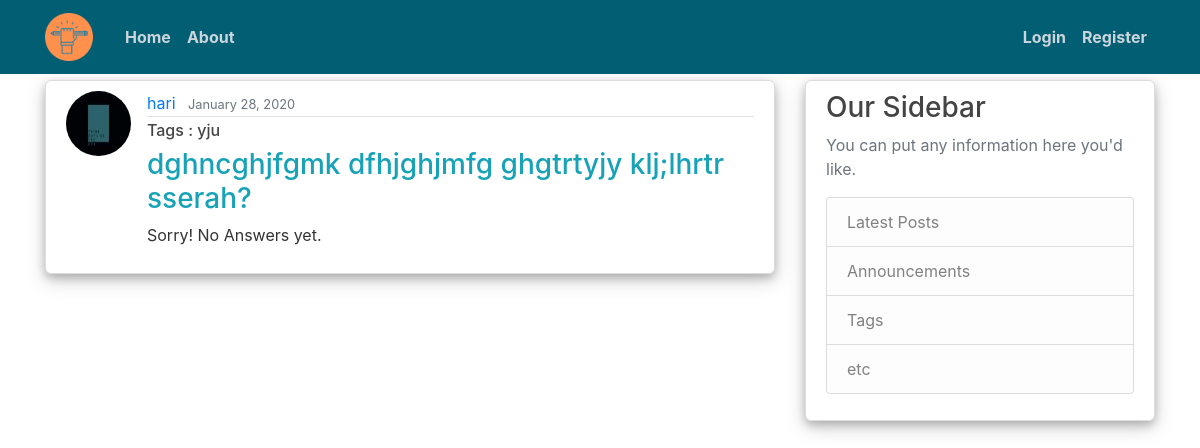
/post/6, run on an earlier commit of the app's database.
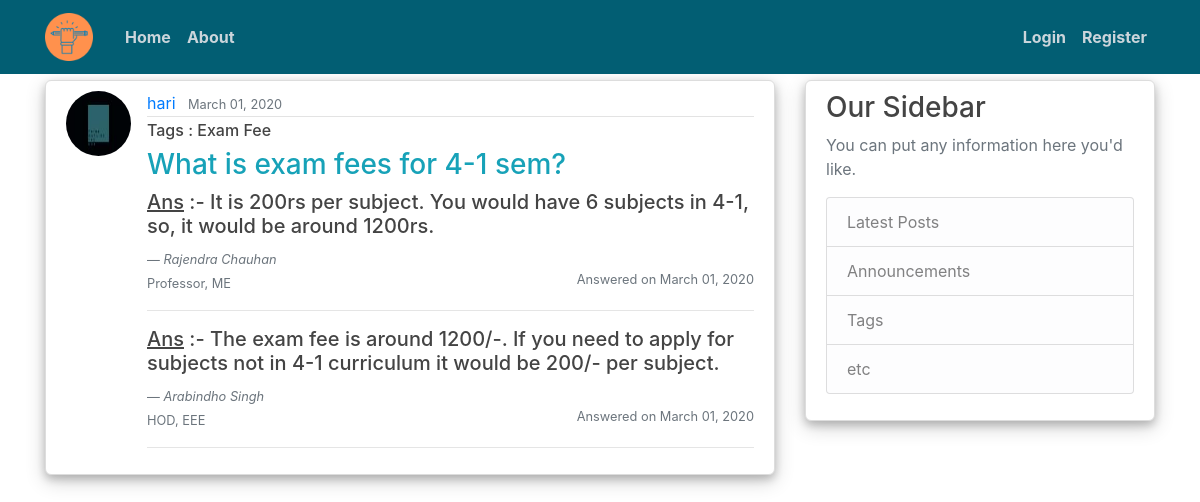
And on a later commit of the database.
### flaskApp/models.py (models this page shows, shortened)
class Post(db.Model):
    id = db.Column(db.Integer, primary_key=True, autoincrement=True)
    title = db.Column(db.String(100), nullable=False)
    date_posted = db.Column(db.DateTime, nullable=False, default=datetime.utcnow)
    content = db.Column(db.Text, nullable=False)
    is_answered = db.Column(db.Boolean, default=False, nullable=False)
    answers = db.relationship('Answer', backref='post', lazy=True)
    user_id = db.Column(db.Integer, db.ForeignKey('user.id'), nullable=False)

class Answer(db.Model):
    id = db.Column(db.Integer, primary_key=True, autoincrement=True)
    date_posted = db.Column(db.DateTime, nullable=False, default=datetime.utcnow)
    content = db.Column(db.Text, nullable=False)
    post_id = db.Column(db.Integer, db.ForeignKey('post.id'), nullable=False)
    user_id = db.Column(db.Integer, db.ForeignKey('user.id'), nullable=False)

class User(db.Model, UserMixin):
    id = db.Column(db.Integer, primary_key=True)
    username = db.Column(db.String(20), unique=True, nullable=False)
    email = db.Column(db.String(120), unique=True, nullable=False)
    designation = db.Column(db.String(50), nullable=False)
    dept = db.Column(db.String(150), nullable=False)
    image_file = db.Column(db.String(20), nullable=False, default='default.jpg')
    password = db.Column(db.String(60), nullable=False)
    is_admin = db.Column(db.Boolean, default=False, nullable=False)
    posts = db.relationship('Post', backref='author', lazy=True)
    answers = db.relationship('Answer', backref='author', lazy=True)

### flaskApp/posts/routes.py (the view)
@posts.route("/post/<int:post_id>")
def post(post_id):
    post = Post.query.get_or_404(post_id)
    if post.is_answered:
        answers = Answer.query.order_by(Answer.date_posted.desc()).filter_by(post_id=post_id).all()
    else:
        answers=None
    return render_template('post.html', title=post.title, post=post, answers=answers)

### flaskApp/templates/post.html (shortened to what this page needs)
{% extends "layout.html" %}
{% block content %}
  <article class="media content-section">
    <img class="rounded-circle article-img" src="{{ url_for('static', filename='profile_pics/' + post.author.image_file) }}">
    <div class="media-body">
      <div class="article-metadata">
        <a class="mr-2" href="{{ url_for('users.user_posts', username=post.author.username) }}">{{ post.author.username }}</a>
        <small class="text-muted">{{ post.date_posted.strftime('%B %d, %Y') }}</small>
      </div>
      <h6 class="article-title">Tags : {{ post.title }}</h6>
      <h3 class="article-content text-info">{{ post.content }}</h3>
      {% if answers %}
        {% for ans in answers %}
          <h5><u>Ans</u> :- {{ ans.content }}</h5>
          <footer class="d-inline blockquote-footer"><cite title="Source Title">{{ ans.author.username }}</cite><br>{{ans.author.designation}}, {{ans.author.dept}}</footer>
          <small class="float-right text-secondary">Answered on {{ans.date_posted.strftime('%B %d, %Y')}}</small>
          <hr>
        {% endfor %}
      {% else %}
        <p>Sorry! No Answers yet.</p>
      {% endif %}
    </div>
  </article>
{% endblock content %}

What changed in the data, as far as the page shows it:
changed Post: date_posted "January 28, 2020" → "March 01, 2020"; title "yju" → "Exam Fee"; content "dghncghjfgmk dfhjghjmfg ghgtrtyjy klj;lhrtr sserah?" → "What is exam fees for 4-1 sem?"
added Answer: content "It is 200rs per subject. You would have 6 subjects in 4-1, so, it would be around 1200rs.", author.username "Rajendra Chauhan", author.designation "Professor", author.dept "ME", date_posted "March 01, 2020"
added Answer: content "The exam fee is around 1200/-. If you need to apply for subjects not in 4-1 curriculum it would be 200/- per subject.", author.username "Arabindho Singh", author.designation "HOD", author.dept "EEE", date_posted "March 01, 2020"
Also different on the page:
text no longer shown: "Sorry! No Answers yet."
